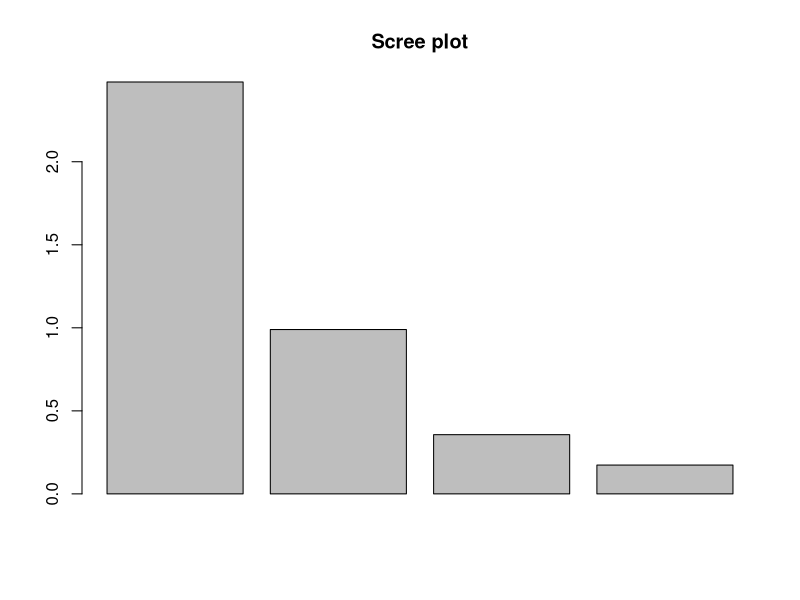
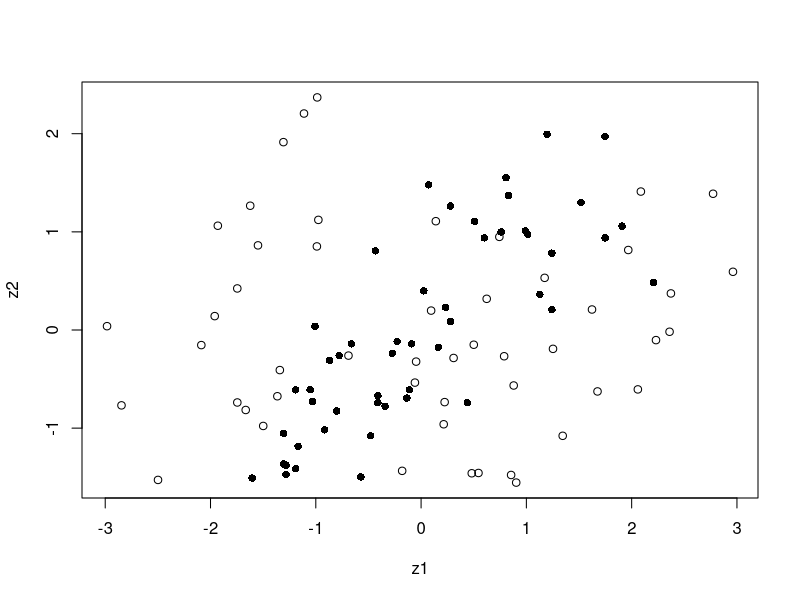
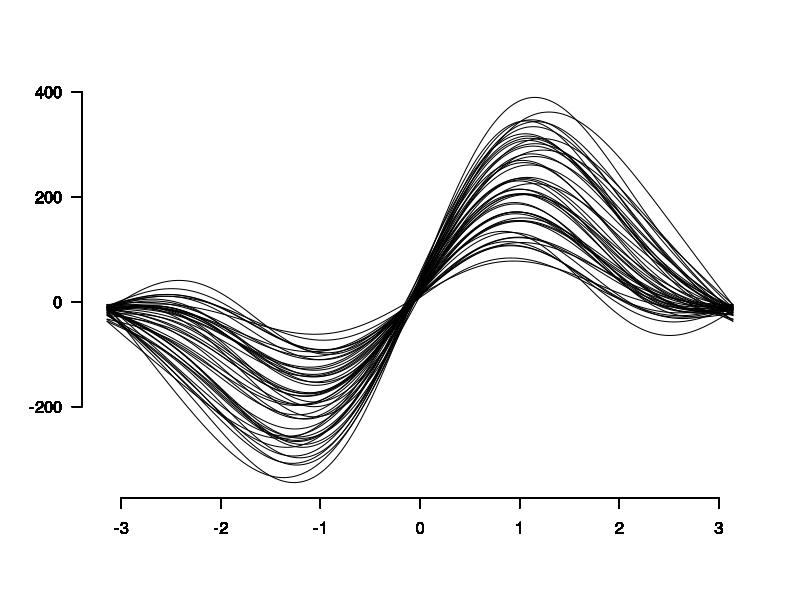

Here is the R script that generated these plots, in order: (Note: this script raises an error after producing the figures.)


spot <- seq(-1,1,0.01)
spot2 <- spot * pi
  
result <- matrix("numeric", length(spot2), length(USArrests[,1]))

andrews <- function(x1,x2,x3,x4){
  result <- x1 / sqrt(2) + x2 * sin(spot2) + x3 * cos(spot2) + x4 * sin(2*spot2)
  return(result)
}

attach(USArrests)

for (i in 1:length(USArrests[,1])){
result[,i] <- andrews(Murder[i], Assault[i], Rape[i], UrbanPop[i])
   }


pdf("andrews.pdf", width = 6, height = 6)
par(las = 1, bty = "n", xpd = "n")
maxi <- max(as.numeric(result))
mini <- min(as.numeric(result))

for (i in 1:length(USArrests[,1])){

  plot(spot2, result[,i], type = "l", xlab = "", ylab = "", ylim = c(mini,maxi))
if (i < length(USArrests[,1])) par(new = TRUE)
}
dev.off()



USArrests.cor <- cor(USArrests)
USArrests.cov <- cov(USArrests)

USArrests.pca <- eigen(USArrests.cor)
eigen(USArrests.cov)

barplot(USArrests.pca$values, main = "Scree plot")

USArrests.pca$values / sum(USArrests.pca$values)

USArrests.scale <- scale(USArrests)

z1 <- vector("numeric", 50)
for (i in 1:50){
z1[i] <- sum(USArrests.scale[i,] * USArrests.pca$vectors[,1])
}

z2 <- vector("numeric", 50)
for (i in 1:50){
z2[i] <- sum(USArrests.scale[i,] * USArrests.pca$vectors[,2])
}

plot(z1, z2)
points(USArrests.scale[,1], USArrests.scale[,2], pch = 16)
identify(z1,z2, rownames(USArrests))
windows()
biplot(USArrests.prcomp)

?prcomp


USArrests.prcomp <- prcomp(USArrests, scale = TRUE)
USArrests.reduced.prcomp <-  prcomp(~ Murder + Assault + Rape, data = USArrests, scale = TRUE)
plot(USArrests.prcomp)
summary(USArrests.prcomp)
biplot(USArrests.prcomp)

pdf("cancor.pdf", width = 6, height = 6)
pairs(LifeCycleSavings, pch = 16)
cor(LifeCycleSavings)
dev.off()

LifeCycleSavingsS <- scale(LifeCycleSavings)
pop <- LifeCycleSavingsS[, 2:3]
oec <- LifeCycleSavingsS[, -(2:3)]
cancor(pop, oec)


LCS.cancor <- cancor(pop, oec)
ycoef <- as.numeric(LCS.cancor$ycoef[,1])
xcoef <- as.numeric(LCS.cancor$xcoef[,1])
v1 <-  oec %*% ycoef
u1 <-  pop %*% xcoef
plot(v1, u1)
identify(v1, u1, row.names(LifeCycleSavings))

ycoef <- as.numeric(cancor(pop, oec)$ycoef[,1])
xcoef <- as.numeric(cancor(pop, oec)$xcoef[,1])
v1 <-  oec %*% ycoef
u1 <-  pop %*% xcoef
plot(v1, u1)
identify(v1, u1, row.names(LifeCycleSavings))
